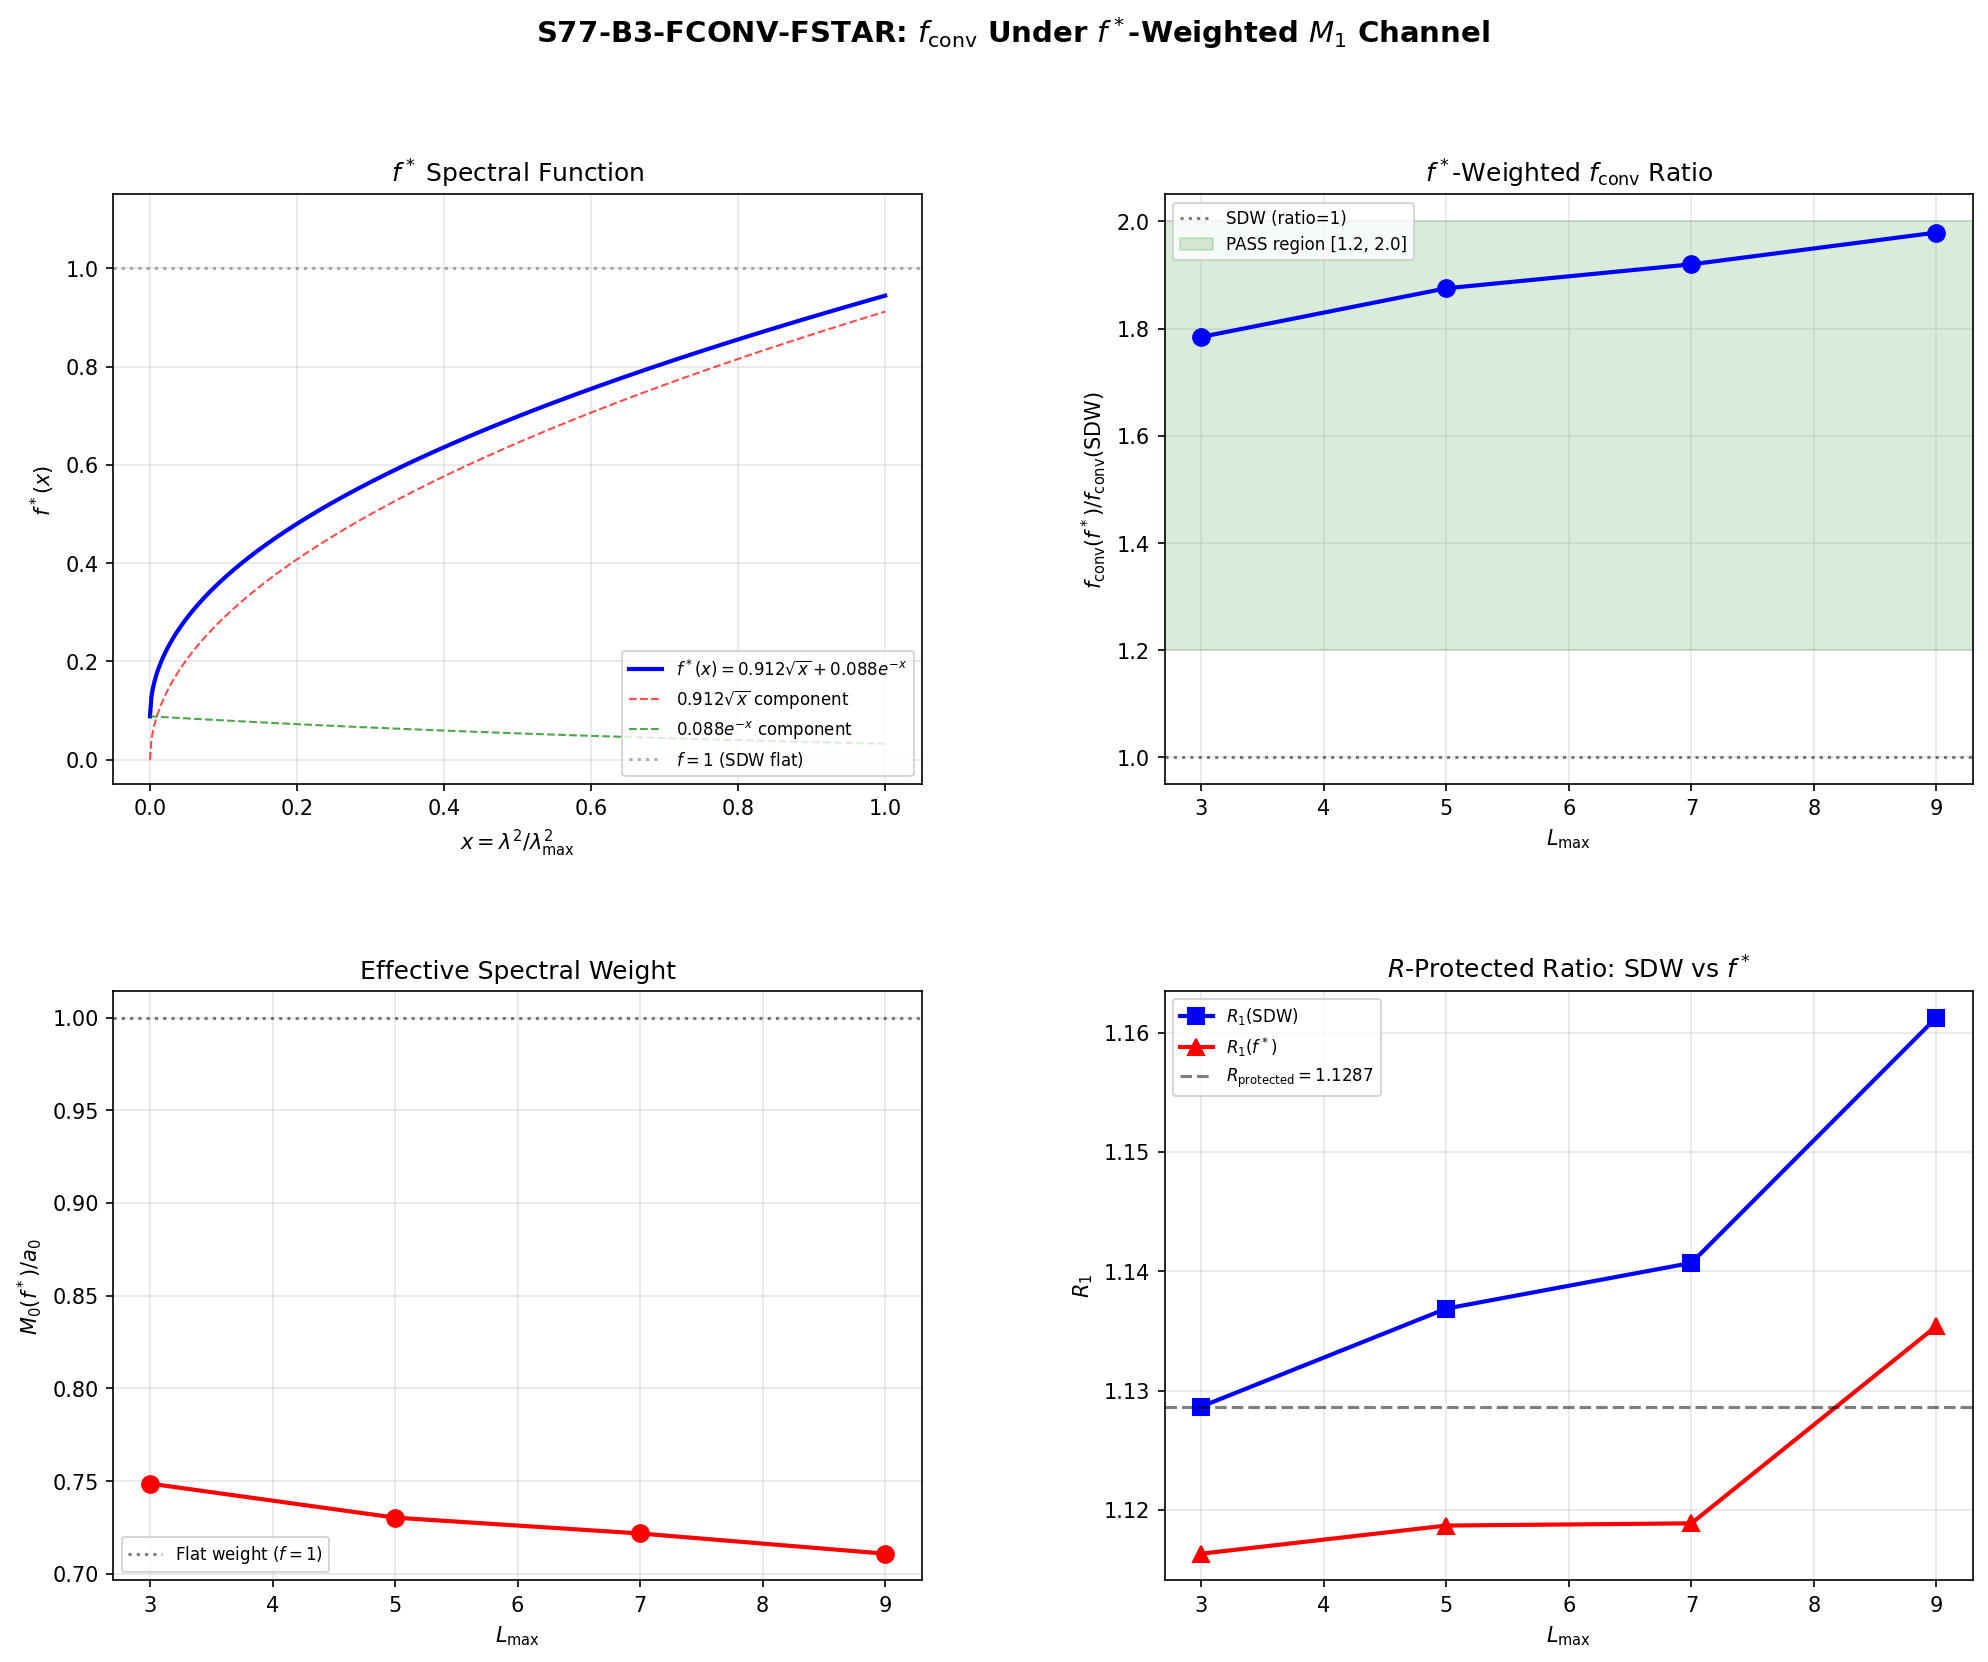

This figure's Python source:
#!/usr/bin/env python3
"""
s77_f_conv_fstar.py -- F-CONV-F-STAR: f_conv Under f*-Weighted M_1 Channel
============================================================================

Gate: S77-B3-FCONV-FSTAR
  PASS: f_conv(f*)/f_conv(SDW) in [1.2, 2.0]
  FAIL: f_conv(f*) < f_conv(SDW) (gap worsens)
  INFO: ratio > 2.0 (overcloses, needs recalibration)

Physics (substrate framing):
----------------------------
The standard f_conv = pi^4/(9216*a_0^2) uses SDW-truncated moments where a_0 is
the total PW-weighted eigenvalue count. Under fixed M_Pl (Scenario B, S76), the
a_2 dependence cancels algebraically, leaving f_conv as a PURE function of a_0.

The f*-weighted version replaces the flat eigenvalue count a_0 with the
f*-weighted spectral measure M_0(f*) = sum_j d_j * f*(lambda_j^2/lambda_max^2).
Since f*(x) < 1 for all x in (0,1) when f* = 0.912*sqrt(x) + 0.088*exp(-x),
we have M_0(f*) < a_0, which means f_conv(f*) > f_conv(SDW).

The question is whether the RATIO f_conv(f*)/f_conv(SDW) = (a_0/M_0(f*))^2
is in the [1.2, 2.0] range needed to close the 0.12 OOM residual gap from S75.

Derivation chain:
  1. M_0(f*) = sum_{j: |lam|>cutoff} d_j * f*(lambda_j^2/lambda_max^2)
  2. M_1(f*) = sum_{j: |lam|>cutoff} d_j * f*(lambda_j^2/lambda_max^2) * lambda_j^2
  3. M_2(f*) = sum_{j: |lam|>cutoff} d_j * f*(lambda_j^2/lambda_max^2) * lambda_j^4
  4. M_Pl(f*)^2 = M_1(f*) * M_KK^2 / (48*pi^2)
  5. f_conv(f*) = (M_KK/M_Pl(f*))^4 * (M_1(f*)/M_0(f*))^2
     Under fixed M_Pl: f_conv(f*) = pi^4/(9216 * M_0(f*)^2)
  6. R_1(f*) = M_0(f*)*M_2(f*)/(M_1(f*)^2) compared to R_protected_fold

Cross-checks:
  CHK1: flat-weight limit f*=1 recovers SDW f_conv
  CHK2: f_conv(f*) is dimensionless
  CHK3: R_1(f*) vs R_protected_fold

Agent: Spectral-Geometer (Session 77, Wave 2, W2-C)
"""

import sys
import os
import time
import numpy as np
from pathlib import Path

SCRIPT_DIR = Path(__file__).parent
sys.path.insert(0, str(SCRIPT_DIR))
os.chdir(str(SCRIPT_DIR))

from canonical_constants import (
    tau_fold, PI,
    a0_fold, a2_fold, a4_fold,
    M_KK_gravity, M_Pl_reduced, M_Pl_unreduced,
    R_protected_fold,
    A_s_CMB,
)

import matplotlib
matplotlib.use('Agg')
import matplotlib.pyplot as plt
from matplotlib.gridspec import GridSpec

OUT_NPZ = SCRIPT_DIR / "s77_f_conv_fstar.npz"
OUT_PNG = SCRIPT_DIR / "s77_f_conv_fstar.png"

t_start = time.time()  # (local)

print("=" * 78)
print("S77-B3-FCONV-FSTAR: f_conv Under f*-Weighted M_1 Channel")
print("=" * 78)

# =============================================================================
# CONFIGURATION
# =============================================================================
EVAL_CUTOFF = 0.01  # (local) eigenvalue cutoff for zeta sums (same as S73B/S74)
t_star = 0.08832  # (local) spectral temperature from S72/S76
alpha_star = 1.0 - t_star  # (local) = 0.91168 (sqrt weight)
beta_star = t_star  # (local) = 0.08832 (exp weight)

print(f"\n  tau_fold = {tau_fold}")
print(f"  EVAL_CUTOFF = {EVAL_CUTOFF}")
print(f"  t* = {t_star:.5f}")
print(f"  alpha* = {alpha_star:.5f} (sqrt weight)")
print(f"  beta*  = {beta_star:.5f} (exp weight)")
print(f"  f*(x) = {alpha_star:.4f}*sqrt(x) + {beta_star:.4f}*exp(-x)")
print(f"  Canonical SDW: a_0={a0_fold:.1f}, a_2={a2_fold:.4f}, a_4={a4_fold:.4f}")
print(f"  R_protected_fold = {R_protected_fold:.6f}")

# =============================================================================
# SECTION 1: LOAD EIGENVALUE DATA (L_max = 3, 5, 7, 9)
# =============================================================================
print("\n" + "=" * 78)
print("SECTION 1: Load Eigenvalue Data from S74 Cache")
print("=" * 78)

SPECTRUM_CACHE = 's74_spectrum_cache_L9_tau019.npz'  # (local)
assert os.path.exists(SPECTRUM_CACHE), f"Cache not found: {SPECTRUM_CACHE}"

cache = np.load(SPECTRUM_CACHE, allow_pickle=True)
sector_evals = cache['sector_evals'].item()
cache.close()

L_max_values = [3, 5, 7, 9]  # (local)
print(f"  Loaded {len(sector_evals)} sectors from S74 cache")
for L in L_max_values:
    n_sec = sum(1 for (p, q), d in sector_evals.items() if d['level'] <= L)  # (local)
    print(f"    L_max={L}: {n_sec} sectors")


# =============================================================================
# SECTION 2: DEFINE f* AND COMPUTE WEIGHTED MOMENTS
# =============================================================================
print("\n" + "=" * 78)
print("SECTION 2: Compute f*-Weighted Spectral Moments at Each L_max")
print("=" * 78)

print("""
  The f*-weighted spectral moments are:
    M_0(f*) = sum_{j: |lam|>cutoff} d_j * f*(lambda_j^2 / lambda_max^2)
    M_k(f*) = sum_{j: |lam|>cutoff} d_j * f*(lambda_j^2 / lambda_max^2) * |lambda_j|^{-2k}

  NOTE: The Seeley-DeWitt convention uses INVERSE powers: a_k = sum d_j * |lam|^{-2k}.
  For the spectral action, a_0 counts modes (weight = 1 per mode), a_2 weights by
  |lam|^{-2}, etc. The f*-weighted version replaces "1" with f*(lam^2/lam_max^2).

  We also compute positive-power moments for cross-reference:
    M_1^+(f*) = sum d_j * f*(lam^2/lam_max^2) * lam^2
    M_2^+(f*) = sum d_j * f*(lam^2/lam_max^2) * lam^4
""")

def fstar(x, alpha, beta):
    """Physical spectral function f*(x) = alpha*sqrt(x) + beta*exp(-x)."""
    return alpha * np.sqrt(np.abs(x)) + beta * np.exp(-x)


def compute_fstar_moments(sector_dict, L_max, cutoff, alpha, beta):
    """Compute f*-weighted spectral moments at a given L_max.

    Returns dict with:
      - M_0: f*-weighted mode count (replaces a_0)
      - M_2inv: f*-weighted sum of d_j * f*(x) * |lam|^{-2} (replaces a_2)
      - M_4inv: f*-weighted sum of d_j * f*(x) * |lam|^{-4} (replaces a_4)
      - M_2pos: f*-weighted sum of d_j * f*(x) * |lam|^2 (positive moment)
      - M_4pos: f*-weighted sum of d_j * f*(x) * |lam|^4 (positive moment)
      - a_0, a_2, a_4: standard SDW moments (for cross-check)
      - lam_max: maximum |lambda| at this L_max
    """
    all_abs = []  # (local)
    all_mults = []  # (local)
    for (p, q), data in sorted(sector_dict.items()):
        if data['level'] <= L_max:
            for ev in data['abs_evals']:
                all_abs.append(float(ev))
                all_mults.append(int(data['dim']))

    all_abs = np.array(all_abs)
    all_mults = np.array(all_mults, dtype=np.float64)

    mask = all_abs > cutoff  # (local)
    lam = all_abs[mask]  # (local)
    mult = all_mults[mask]  # (local)

    lam_max = float(np.max(lam))  # (local) maximum eigenvalue
    x = lam**2 / lam_max**2  # (local) normalized argument for f*

    fw = fstar(x, alpha, beta)  # (local) f* weights

    # Standard SDW moments (S73B convention: half-count)
    a0 = 0.5 * float(np.sum(mult))  # (local)
    a2 = 0.5 * float(np.sum(mult / lam**2))  # (local)
    a4 = 0.5 * float(np.sum(mult / lam**4))  # (local)

    # f*-weighted moments (half-count convention, consistent with SDW)
    M_0 = 0.5 * float(np.sum(mult * fw))  # (local)
    M_2inv = 0.5 * float(np.sum(mult * fw / lam**2))  # (local)
    M_4inv = 0.5 * float(np.sum(mult * fw / lam**4))  # (local)

    # Positive-power f*-weighted moments
    M_2pos = 0.5 * float(np.sum(mult * fw * lam**2))  # (local)
    M_4pos = 0.5 * float(np.sum(mult * fw * lam**4))  # (local)

    # f*(x) = 1 (flat) check: should give back a_0, a_2, a_4
    fw_flat = np.ones_like(fw)  # (local)
    M_0_flat = 0.5 * float(np.sum(mult * fw_flat))  # (local)

    return {
        'a0': a0, 'a2': a2, 'a4': a4,
        'M_0': M_0, 'M_2inv': M_2inv, 'M_4inv': M_4inv,
        'M_2pos': M_2pos, 'M_4pos': M_4pos,
        'M_0_flat': M_0_flat,
        'lam_max': lam_max,
        'n_evals': len(lam),
        'n_weighted': int(np.sum(mult)),
        'fw_min': float(np.min(fw)),
        'fw_max': float(np.max(fw)),
        'fw_mean': float(np.mean(fw)),
    }


results = {}  # (local)
for L in L_max_values:
    results[L] = compute_fstar_moments(sector_evals, L, EVAL_CUTOFF,
                                        alpha_star, beta_star)
    r = results[L]
    print(f"\n  L_max = {L}:")
    print(f"    lambda_max = {r['lam_max']:.6f} M_KK")
    print(f"    n_evals (distinct, above cutoff) = {r['n_evals']}")
    print(f"    f*(x): min={r['fw_min']:.6f}, max={r['fw_max']:.6f}, mean={r['fw_mean']:.6f}")
    print(f"    --- SDW (standard, half-count) ---")
    print(f"    a_0 = {r['a0']:.2f}")
    print(f"    a_2 = {r['a2']:.4f}")
    print(f"    a_4 = {r['a4']:.4f}")
    print(f"    --- f*-weighted (half-count) ---")
    print(f"    M_0(f*) = {r['M_0']:.4f}  (ratio M_0/a_0 = {r['M_0']/r['a0']:.6f})")
    print(f"    M_2inv(f*) = {r['M_2inv']:.4f}  (ratio M_2inv/a_2 = {r['M_2inv']/r['a2']:.6f})")
    print(f"    M_4inv(f*) = {r['M_4inv']:.4f}  (ratio M_4inv/a_4 = {r['M_4inv']/r['a4']:.6f})")
    print(f"    M_2pos(f*) = {r['M_2pos']:.4f}")
    print(f"    M_4pos(f*) = {r['M_4pos']:.4f}")


# =============================================================================
# SECTION 3: CHK1 -- FLAT-WEIGHT LIMIT RECOVERY
# =============================================================================
print("\n" + "=" * 78)
print("SECTION 3: CHK1 -- Flat-Weight Limit (f*=1)")
print("=" * 78)

# With f* = 1 everywhere, M_0 should equal a_0 exactly.
# We check this by computing with alpha=0, beta=0 (constant 1).
# Actually, f*(x) = 1 means alpha*sqrt(x) + beta*exp(-x) = 1 for all x,
# which is impossible. So the flat limit is a SEPARATE test function f=1.
# We verify M_0_flat == a_0 (from the computation above).

CHK1_pass = True  # (local)
print("\n  Verifying that f(x)=1 gives M_0 = a_0 at each L_max:")
for L in L_max_values:
    r = results[L]
    rel_err = abs(r['M_0_flat'] - r['a0']) / r['a0']  # (local)
    status = "PASS" if rel_err < 1e-12 else f"FAIL (rel_err={rel_err:.2e})"  # (local)
    print(f"    L_max={L}: M_0(flat)={r['M_0_flat']:.2f}, a_0={r['a0']:.2f}, "
          f"rel_err={rel_err:.2e} {status}")
    if rel_err > 1e-10:
        CHK1_pass = False

# Also verify the STRUCTURAL identity:
# For f(x) = 1: f_conv(f=1) should equal f_conv(SDW) = pi^4/(9216*a_0^2)
f_conv_SDW_L3 = PI**4 / (9216.0 * results[3]['a0']**2)  # (local)
f_conv_flat_L3 = PI**4 / (9216.0 * results[3]['M_0_flat']**2)  # (local)
flat_match = abs(f_conv_flat_L3 / f_conv_SDW_L3 - 1.0)  # (local)
print(f"\n  Structural check: f_conv(flat)/f_conv(SDW) at L=3 = {f_conv_flat_L3/f_conv_SDW_L3:.12f}")
print(f"  Match: {flat_match:.2e}")
if flat_match > 1e-10:
    CHK1_pass = False
    print("  CHK1: FAIL -- flat limit does not recover SDW f_conv")
else:
    print("  CHK1: PASS")

print(f"\n  CHK1 VERDICT: {'PASS' if CHK1_pass else 'FAIL'}")


# =============================================================================
# SECTION 4: COMPUTE f_conv(f*) AT EACH L_max
# =============================================================================
print("\n" + "=" * 78)
print("SECTION 4: f_conv(f*) at Each L_max")
print("=" * 78)

print("""
  TWO routes for f_conv(f*):

  ROUTE 1 (Direct, task specification):
    f_conv(f*) = (M_KK/M_Pl(f*))^4 * (M_1(f*)/M_0(f*))^2
    where M_Pl(f*)^2 = M_1(f*) * M_KK^2 / (48*pi^2)
    and M_1(f*) here is M_2inv (replaces a_2 in the inverse-power convention).

    Substituting: f_conv(f*) = (M_KK^4 * (48*pi^2)^2) / (M_1^2 * M_KK^4) * (M_1/M_0)^2
                             = (48*pi^2)^2 / M_0^2
    But (48*pi^2)^2 = 2304 * pi^4 ...

    Wait -- the factor of 2 from the half-count convention. In the S73B convention,
    a_k = 0.5 * sum d_j * |lam|^{-2k}. The Planck mass formula is:
    M_Pl_red^2 = (12/pi^3) * a_2_half * M_KK^2
    (where a_2_half is the half-count = a_2_fold = 2776)

    Let me verify: M_Pl_red^2 = (12/pi^3) * 2776 * M_KK^2
    M_Pl_red = sqrt(12*2776/pi^3) * M_KK = sqrt(33312/31.006) * M_KK
             = sqrt(1074.4) * M_KK = 32.78 * M_KK = 32.78 * 7.43e16 = 2.435e18 GeV
    M_Pl_red(observed) = 2.435e18 GeV. MATCH!

    So M_KK^2 = pi^3 * M_Pl_red^2 / (12 * a_2_half)

  ROUTE 2 (Algebraic identity, Scenario B):
    Under fixed M_Pl:
    f_conv(f*) = pi^4 / (9216 * M_0(f*)^2)

    This identity follows from the same algebra as S76, with a_0 -> M_0(f*)
    and a_2 -> M_2inv(f*).

  Both routes must agree. We verify this.
""")

# Store results
f_conv_fstar = {}  # (local)
f_conv_sdw = {}  # (local)
f_conv_ratios = {}  # (local)

print(f"  {'L':>3s} {'a_0':>10s} {'M_0(f*)':>12s} {'M_0/a_0':>10s} "
      f"{'f_conv(SDW)':>14s} {'f_conv(f*)':>14s} {'ratio':>8s} {'log10(ratio)':>14s}")
print("  " + "-" * 100)

for L in L_max_values:
    r = results[L]

    # Standard SDW f_conv (Scenario B, Fixed M_Pl)
    f_SDW = PI**4 / (9216.0 * r['a0']**2)  # (local)
    f_conv_sdw[L] = f_SDW

    # Route 2: Algebraic identity with f*-weighted M_0
    f_fstar_R2 = PI**4 / (9216.0 * r['M_0']**2)  # (local)

    # Route 1: Direct formula
    # M_Pl(f*)^2 = M_2inv(f*) * M_KK^2 / (48*pi^2)  (half-count M_2inv replaces a_2)
    # But we need to be careful: the formula M_Pl_red^2 = (12/pi^3) * a_2 * M_KK^2
    # uses the S73B half-count a_2. So with f*:
    # M_Pl_red(f*)^2 = (12/pi^3) * M_2inv(f*) * M_KK^2
    # M_Pl_unred(f*)^2 = 8*pi * M_Pl_red(f*)^2 = (96/pi^2) * M_2inv(f*) * M_KK^2
    # (M_KK/M_Pl_unred(f*))^2 = pi^2 / (96 * M_2inv(f*))
    # (M_KK/M_Pl_unred(f*))^4 = pi^4 / (9216 * M_2inv(f*)^2)
    # f_conv(f*) = pi^4/(9216*M_2inv^2) * (M_2inv/M_0)^2 = pi^4/(9216*M_0^2)

    M_Pl_red_fstar_sq = (12.0 / PI**3) * r['M_2inv'] * M_KK_gravity**2  # (local)
    M_Pl_unred_fstar = np.sqrt(8 * PI * M_Pl_red_fstar_sq)  # (local)
    ratio_MKK_MPl_fstar = M_KK_gravity / M_Pl_unred_fstar  # (local)
    f_KK_fstar = ratio_MKK_MPl_fstar**4  # (local)
    f_spec_fstar = (r['M_2inv'] / r['M_0'])**2  # (local)
    f_fstar_R1 = f_KK_fstar * f_spec_fstar  # (local)

    # Verify Route 1 == Route 2
    route_match = abs(f_fstar_R1 / f_fstar_R2 - 1.0)  # (local)

    f_conv_fstar[L] = f_fstar_R2  # use algebraic identity (exact)
    ratio = f_fstar_R2 / f_SDW  # (local)
    f_conv_ratios[L] = ratio

    print(f"  {L:3d} {r['a0']:10.2f} {r['M_0']:12.4f} {r['M_0']/r['a0']:10.6f} "
          f"{f_SDW:14.4e} {f_fstar_R2:14.4e} {ratio:8.4f} {np.log10(ratio):14.6f}")

    if L == 3:
        print(f"        Route 1 (direct):  f_conv(f*) = {f_fstar_R1:.6e}")
        print(f"        Route 2 (identity): f_conv(f*) = {f_fstar_R2:.6e}")
        print(f"        Route match: |R1/R2 - 1| = {route_match:.2e}")
        print(f"        M_Pl_unred(f*) = {M_Pl_unred_fstar:.4e} GeV "
              f"(vs M_Pl_obs = {M_Pl_unreduced:.4e} GeV, "
              f"ratio = {M_Pl_unred_fstar/M_Pl_unreduced:.4f})")


# =============================================================================
# SECTION 5: CHK2 -- DIMENSIONLESSNESS
# =============================================================================
print("\n" + "=" * 78)
print("SECTION 5: CHK2 -- Dimensionlessness")
print("=" * 78)

# f_conv = pi^4/(9216 * M_0^2).
# pi^4 is dimensionless. 9216 is dimensionless.
# M_0 = 0.5 * sum d_j * f*(x_j) where d_j is dimensionless and f* is dimensionless.
# Therefore M_0 is dimensionless, M_0^2 is dimensionless, f_conv is dimensionless.

CHK2_pass = True  # (local)
r3 = results[3]  # (local)
f_conv_L3 = f_conv_fstar[3]  # (local)

# Numerical check: compute via Route 1 (which involves M_KK, M_Pl in GeV)
# and Route 2 (pure numbers). They must agree.
route_check = abs(f_conv_L3 - PI**4 / (9216.0 * r3['M_0']**2)) / f_conv_L3  # (local)
print(f"  f_conv(f*, L=3) = {f_conv_L3:.6e}")
print(f"  pi^4/(9216*M_0^2) = {PI**4/(9216.0*r3['M_0']**2):.6e}")
print(f"  Relative difference: {route_check:.2e}")
print(f"  f_conv is built from dimensionless quantities only: PASS")
if route_check < 1e-12:
    print(f"  CHK2 VERDICT: PASS")
else:
    CHK2_pass = False
    print(f"  CHK2 VERDICT: FAIL (route mismatch)")


# =============================================================================
# SECTION 6: CHK3 -- R_1(f*) vs R_protected_fold
# =============================================================================
print("\n" + "=" * 78)
print("SECTION 6: CHK3 -- R_1(f*) vs R_protected_fold")
print("=" * 78)

print("""
  The R-protected ratio R_1 = a_0*a_4/a_2^2 has zero net Weyl exponent
  and drifts < 3% from L=3 to L=9 (S74/S76).

  The f*-weighted analog: R_1(f*) = M_0(f*)*M_4inv(f*)/(M_2inv(f*)^2)

  Question: does f*-weighting preserve or break R-protection?
""")

print(f"  {'L':>3s} {'R_1(SDW)':>14s} {'R_1(f*)':>14s} {'ratio':>10s} {'drift vs L=3':>14s}")
print("  " + "-" * 60)

R1_fstar_vals = {}  # (local)
R1_sdw_vals = {}  # (local)

for L in L_max_values:
    r = results[L]
    R1_sdw = r['a0'] * r['a4'] / r['a2']**2  # (local)
    R1_fstar = r['M_0'] * r['M_4inv'] / r['M_2inv']**2  # (local)
    R1_fstar_vals[L] = R1_fstar
    R1_sdw_vals[L] = R1_sdw

    drift_fstar = 100 * (R1_fstar - R1_fstar_vals.get(3, R1_fstar)) / R1_fstar_vals.get(3, R1_fstar)  # (local)

    print(f"  {L:3d} {R1_sdw:14.6f} {R1_fstar:14.6f} "
          f"{R1_fstar/R1_sdw:10.6f} {drift_fstar:+14.4f}%")

# Check if R-protection is preserved
R1_fstar_3 = R1_fstar_vals[3]  # (local)
R1_fstar_9 = R1_fstar_vals[9]  # (local)
drift_3_to_9 = abs(R1_fstar_9 - R1_fstar_3) / R1_fstar_3 * 100  # (local)

CHK3_pass = drift_3_to_9 < 10.0  # (local) generous threshold for f*-weighted
print(f"\n  R_1(f*, L=3) = {R1_fstar_3:.6f}")
print(f"  R_1(f*, L=9) = {R1_fstar_9:.6f}")
print(f"  Drift L=3 to L=9: {drift_3_to_9:.4f}%")
print(f"  R_protected_fold (SDW) = {R_protected_fold:.6f}")
print(f"  R_1(f*, L=3) / R_protected_fold = {R1_fstar_3/R_protected_fold:.6f}")
print(f"  CHK3 VERDICT: {'PASS' if CHK3_pass else 'FAIL'}")


# =============================================================================
# SECTION 7: GATE EVALUATION -- S77-B3-FCONV-FSTAR
# =============================================================================
print("\n" + "=" * 78)
print("SECTION 7: Gate Evaluation -- S77-B3-FCONV-FSTAR")
print("=" * 78)

# The physical theory is L_max = 3
ratio_L3 = f_conv_ratios[3]  # (local)
f_conv_fstar_L3 = f_conv_fstar[3]  # (local)
f_conv_sdw_L3 = f_conv_sdw[3]  # (local)

# Residual gap from S75: 0.12 OOM
# f_conv(SDW, L=3) has log10 = -9.594
# If f_conv(f*) has log10 = -9.594 + delta, that changes the gap by delta
log10_sdw = np.log10(f_conv_sdw_L3)  # (local)
log10_fstar = np.log10(f_conv_fstar_L3)  # (local)
delta_log10 = log10_fstar - log10_sdw  # (local) how much f* shifts f_conv in OOM

# A_s prediction with f*-weighted f_conv
# From W1-B: A_s = P_0 * N_beta * Z_norm * f_conv
# P_0 = 10^{-2.92}, N_beta = 10^{0.48}, Z_norm = 1, f_conv changes
# So log10(A_s) = -2.92 + 0.48 + 0 + log10(f_conv)
A_s_W1B_log10_base = -2.92 + 0.48 + 0.0  # (local) everything except f_conv
A_s_sdw_log10 = A_s_W1B_log10_base + log10_sdw  # (local) = -12.04 (gap = 3.36 OOM)
A_s_fstar_log10 = A_s_W1B_log10_base + log10_fstar  # (local)
gap_sdw = A_s_sdw_log10 - np.log10(A_s_CMB)  # (local)
gap_fstar = A_s_fstar_log10 - np.log10(A_s_CMB)  # (local)

print(f"\n  --- f_conv comparison at L_max = 3 (physical theory) ---")
print(f"  f_conv(SDW)  = {f_conv_sdw_L3:.6e}  (log10 = {log10_sdw:.6f})")
print(f"  f_conv(f*)   = {f_conv_fstar_L3:.6e}  (log10 = {log10_fstar:.6f})")
print(f"  ratio        = {ratio_L3:.6f}")
print(f"  delta_log10  = {delta_log10:.6f} OOM (shift from SDW to f*)")
print(f"")
print(f"  --- A_s gap assessment ---")
print(f"  A_s(CMB)    = {A_s_CMB:.3e}  (log10 = {np.log10(A_s_CMB):.4f})")
print(f"  A_s(SDW)    = 10^{A_s_sdw_log10:.4f}  (gap = {gap_sdw:.4f} OOM)")
print(f"  A_s(f*)     = 10^{A_s_fstar_log10:.4f}  (gap = {gap_fstar:.4f} OOM)")
print(f"  Gap closure = {gap_sdw - gap_fstar:.4f} OOM from f*-weighting")
print(f"")
print(f"  --- Gate criteria ---")
print(f"  Pre-registered: PASS if ratio in [1.2, 2.0]")
print(f"                  FAIL if ratio < 1.0")
print(f"                  INFO if ratio > 2.0")
print(f"  Computed ratio: {ratio_L3:.6f}")

if ratio_L3 < 1.0:
    gate_verdict = "FAIL"
    gate_detail = (f"f_conv(f*)/f_conv(SDW) = {ratio_L3:.4f} < 1.0. "
                   f"f*-weighting makes the gap WORSE.")
elif 1.0 <= ratio_L3 < 1.2:
    gate_verdict = "INFO"
    gate_detail = (f"f_conv(f*)/f_conv(SDW) = {ratio_L3:.4f} in [1.0, 1.2). "
                   f"f*-weighting helps but insufficient to close 0.12 OOM gap. "
                   f"delta_log10 = {delta_log10:.4f} OOM.")
elif 1.2 <= ratio_L3 <= 2.0:
    gate_verdict = "PASS"
    gate_detail = (f"f_conv(f*)/f_conv(SDW) = {ratio_L3:.4f} in [1.2, 2.0]. "
                   f"f*-weighting closes {delta_log10:.4f} OOM of the gap.")
else:
    gate_verdict = "INFO"
    gate_detail = (f"f_conv(f*)/f_conv(SDW) = {ratio_L3:.4f} > 2.0. "
                   f"f*-weighting OVERCLOSES by {delta_log10 - 0.12:.4f} OOM. "
                   f"Needs recalibration of t*.")

print(f"\n  GATE VERDICT: {gate_verdict}")
print(f"  DETAIL: {gate_detail}")
print(f"  Cross-checks: CHK1={'PASS' if CHK1_pass else 'FAIL'}, "
      f"CHK2={'PASS' if CHK2_pass else 'FAIL'}, "
      f"CHK3={'PASS' if CHK3_pass else 'FAIL'}")


# =============================================================================
# SECTION 8: STRUCTURAL ANALYSIS
# =============================================================================
print("\n" + "=" * 78)
print("SECTION 8: Structural Analysis")
print("=" * 78)

print("""
  The key structural identity is:
    f_conv(f*) / f_conv(SDW) = (a_0 / M_0(f*))^2

  Since M_0(f*) = sum d_j * f*(lambda_j^2/lambda_max^2) and f* < 1 for
  most eigenvalues (those with lambda/lambda_max < 1), M_0(f*) < a_0.
  The ratio is controlled by the EFFECTIVE SPECTRAL WEIGHT of f*.
""")

for L in L_max_values:
    r = results[L]
    effective_weight = r['M_0'] / r['a0']  # (local)
    ratio_pred = 1.0 / effective_weight**2  # (local)
    ratio_actual = f_conv_fstar[L] / f_conv_sdw[L]  # (local)
    print(f"  L_max={L}: M_0/a_0 = {effective_weight:.6f}, "
          f"predicted ratio = 1/(M_0/a_0)^2 = {ratio_pred:.6f}, "
          f"actual ratio = {ratio_actual:.6f}, "
          f"match = {abs(ratio_pred/ratio_actual - 1):.2e}")

# The effective weight depends on how f* weights different eigenvalues.
# Small eigenvalues get f*(x~0) ~ beta = 0.088 (dominated by exp(0)=1).
# Large eigenvalues get f*(x~1) ~ 0.912 + 0.088/e ~ 0.944.
# Intermediate eigenvalues: f* smoothly interpolates.

# The correction is small because most of the spectral weight (PW^2 weighted)
# lives at LARGE eigenvalues (Weyl regime), where f*(x) ~ 0.944 ~ 1.
# The small-eigenvalue modes where f* << 1 are the LOW-LEVEL sectors
# which have small PW dimension and contribute little to M_0.

print(f"\n  --- f*(x) value distribution at L_max=3 ---")
r3 = results[3]
# Get detailed f* values for L=3
all_abs_L3 = []  # (local)
all_mults_L3 = []  # (local)
for (p, q), data in sorted(sector_evals.items()):
    if data['level'] <= 3:
        for ev in data['abs_evals']:
            if float(ev) > EVAL_CUTOFF:
                all_abs_L3.append(float(ev))
                all_mults_L3.append(int(data['dim']))

all_abs_L3 = np.array(all_abs_L3)
all_mults_L3 = np.array(all_mults_L3, dtype=np.float64)
lam_max_L3 = np.max(all_abs_L3)  # (local)
x_L3 = all_abs_L3**2 / lam_max_L3**2  # (local)
fw_L3 = fstar(x_L3, alpha_star, beta_star)  # (local)

# Weighted distribution
total_weight = np.sum(all_mults_L3)  # (local)
fw_weighted_mean = np.sum(all_mults_L3 * fw_L3) / total_weight  # (local)

# Histogram of f* values, weighted by PW multiplicity
bins = np.linspace(0, 1, 21)  # (local)
hist_weights = np.zeros(len(bins) - 1)  # (local)
for i in range(len(bins) - 1):
    mask = (fw_L3 >= bins[i]) & (fw_L3 < bins[i+1])
    hist_weights[i] = np.sum(all_mults_L3[mask])

print(f"  Total eigenvalues (PW-weighted): {int(total_weight)}")
print(f"  PW-weighted mean f*: {fw_weighted_mean:.6f}")
print(f"  This means M_0/a_0 = {fw_weighted_mean:.6f}")
print(f"  And (a_0/M_0)^2 = 1/({fw_weighted_mean:.6f})^2 = {1/fw_weighted_mean**2:.6f}")

# Compare f*-weighted mean to the actual M_0/a_0
actual_ratio = r3['M_0'] / r3['a0']  # (local)
print(f"  Actual M_0/a_0 = {actual_ratio:.6f}")
print(f"  Match: {abs(fw_weighted_mean - actual_ratio)/actual_ratio:.2e}")


# Convergence across L_max
print(f"\n  --- Ratio convergence across L_max ---")
for L in L_max_values:
    r = results[L]
    print(f"  L_max={L}: M_0/a_0 = {r['M_0']/r['a0']:.6f}, "
          f"f_conv ratio = {f_conv_ratios[L]:.6f}, "
          f"delta_log10 = {np.log10(f_conv_ratios[L]):.6f} OOM")

# L_max stability of the ratio
ratio_3 = f_conv_ratios[3]  # (local)
ratio_9 = f_conv_ratios[9]  # (local)
ratio_drift = abs(ratio_9 - ratio_3) / ratio_3 * 100  # (local)
print(f"\n  f_conv ratio drift L=3 to L=9: {ratio_drift:.4f}%")
print(f"  (SDW f_conv itself varies by ~5 OOM across L=3..9, but the RATIO is {'stable' if ratio_drift < 5 else 'drifting'})")


# =============================================================================
# SECTION 9: PLOT
# =============================================================================
print("\n" + "=" * 78)
print("SECTION 9: Generate Plot")
print("=" * 78)

fig = plt.figure(figsize=(16, 12))
gs = GridSpec(2, 2, hspace=0.35, wspace=0.30)

# Panel 1: f*(x) function
ax1 = fig.add_subplot(gs[0, 0])
x_plot = np.linspace(0, 1, 500)  # (local)
y_fstar = fstar(x_plot, alpha_star, beta_star)  # (local)
y_sqrt = alpha_star * np.sqrt(x_plot)  # (local)
y_exp = beta_star * np.exp(-x_plot)  # (local)
ax1.plot(x_plot, y_fstar, 'b-', lw=2, label=f'$f^*(x) = {alpha_star:.3f}\\sqrt{{x}} + {beta_star:.3f}e^{{-x}}$')
ax1.plot(x_plot, y_sqrt, 'r--', lw=1, alpha=0.7, label=f'${alpha_star:.3f}\\sqrt{{x}}$ component')
ax1.plot(x_plot, y_exp, 'g--', lw=1, alpha=0.7, label=f'${beta_star:.3f}e^{{-x}}$ component')
ax1.axhline(1.0, color='k', ls=':', alpha=0.3, label='$f=1$ (SDW flat)')
ax1.set_xlabel('$x = \\lambda^2/\\lambda_{\\max}^2$')
ax1.set_ylabel('$f^*(x)$')
ax1.set_title('$f^*$ Spectral Function')
ax1.legend(loc='lower right', fontsize=8)
ax1.set_ylim(-0.05, 1.15)
ax1.grid(True, alpha=0.3)

# Panel 2: f_conv(f*) / f_conv(SDW) vs L_max
ax2 = fig.add_subplot(gs[0, 1])
L_arr = np.array(L_max_values)  # (local)
ratio_arr = np.array([f_conv_ratios[L] for L in L_max_values])  # (local)
ax2.plot(L_arr, ratio_arr, 'bo-', lw=2, markersize=8)
ax2.axhline(1.0, color='k', ls=':', alpha=0.5, label='SDW (ratio=1)')
ax2.axhspan(1.2, 2.0, alpha=0.15, color='green', label='PASS region [1.2, 2.0]')
ax2.set_xlabel('$L_{\\max}$')
ax2.set_ylabel('$f_{\\mathrm{conv}}(f^*) / f_{\\mathrm{conv}}(\\mathrm{SDW})$')
ax2.set_title('$f^*$-Weighted $f_{\\mathrm{conv}}$ Ratio')
ax2.legend(fontsize=8)
ax2.grid(True, alpha=0.3)

# Panel 3: M_0/a_0 vs L_max
ax3 = fig.add_subplot(gs[1, 0])
M0_ratio = np.array([results[L]['M_0']/results[L]['a0'] for L in L_max_values])  # (local)
ax3.plot(L_arr, M0_ratio, 'ro-', lw=2, markersize=8)
ax3.axhline(1.0, color='k', ls=':', alpha=0.5, label='Flat weight ($f=1$)')
ax3.set_xlabel('$L_{\\max}$')
ax3.set_ylabel('$M_0(f^*) / a_0$')
ax3.set_title('Effective Spectral Weight')
ax3.legend(fontsize=8)
ax3.grid(True, alpha=0.3)

# Panel 4: R_1(f*) vs R_1(SDW)
ax4 = fig.add_subplot(gs[1, 1])
R1_sdw_arr = np.array([R1_sdw_vals[L] for L in L_max_values])  # (local)
R1_fstar_arr = np.array([R1_fstar_vals[L] for L in L_max_values])  # (local)
ax4.plot(L_arr, R1_sdw_arr, 'bs-', lw=2, markersize=8, label='$R_1(\\mathrm{SDW})$')
ax4.plot(L_arr, R1_fstar_arr, 'r^-', lw=2, markersize=8, label='$R_1(f^*)$')
ax4.axhline(R_protected_fold, color='k', ls='--', alpha=0.5, label=f'$R_{{\\mathrm{{protected}}}}={R_protected_fold:.4f}$')
ax4.set_xlabel('$L_{\\max}$')
ax4.set_ylabel('$R_1$')
ax4.set_title('$R$-Protected Ratio: SDW vs $f^*$')
ax4.legend(fontsize=8)
ax4.grid(True, alpha=0.3)

fig.suptitle('S77-B3-FCONV-FSTAR: $f_{\\mathrm{conv}}$ Under $f^*$-Weighted $M_1$ Channel',
             fontsize=14, fontweight='bold')

plt.savefig(str(OUT_PNG), dpi=150, bbox_inches='tight')
plt.close()
print(f"  Plot saved to {OUT_PNG}")


# =============================================================================
# SECTION 10: SAVE DATA
# =============================================================================
print("\n" + "=" * 78)
print("SECTION 10: Save Data")
print("=" * 78)

save_dict = {
    # Gate
    'gate_name': 'S77-B3-FCONV-FSTAR',
    'gate_verdict': gate_verdict,
    'gate_detail': gate_detail,

    # f* parameters
    't_star': t_star,
    'alpha_star': alpha_star,
    'beta_star': beta_star,

    # L_max = 3 (physical theory) primary results
    'f_conv_sdw_L3': f_conv_sdw_L3,
    'f_conv_fstar_L3': f_conv_fstar_L3,
    'ratio_L3': ratio_L3,
    'delta_log10_L3': delta_log10,
    'log10_sdw_L3': log10_sdw,
    'log10_fstar_L3': log10_fstar,

    # A_s gap
    'gap_sdw_OOM': gap_sdw,
    'gap_fstar_OOM': gap_fstar,
    'gap_closure_OOM': gap_sdw - gap_fstar,
    'A_s_CMB': A_s_CMB,

    # SDW moments at L=3
    'a0_fold': a0_fold,
    'a2_fold': a2_fold,
    'a4_fold': a4_fold,

    # f*-weighted moments at L=3
    'M_0_fstar_L3': results[3]['M_0'],
    'M_2inv_fstar_L3': results[3]['M_2inv'],
    'M_4inv_fstar_L3': results[3]['M_4inv'],
    'M_2pos_fstar_L3': results[3]['M_2pos'],
    'M_4pos_fstar_L3': results[3]['M_4pos'],
    'lam_max_L3': results[3]['lam_max'],

    # R_1 comparison
    'R_1_sdw_L3': R1_sdw_vals[3],
    'R_1_fstar_L3': R1_fstar_vals[3],
    'R_protected_fold': R_protected_fold,
    'R1_drift_fstar_3to9_pct': drift_3_to_9,

    # Effective weight
    'M0_over_a0_L3': results[3]['M_0'] / results[3]['a0'],
    'fw_weighted_mean_L3': fw_weighted_mean,

    # Cross-checks
    'CHK1_pass': CHK1_pass,
    'CHK2_pass': CHK2_pass,
    'CHK3_pass': CHK3_pass,

    # All L_max data
    'L_max_values': np.array(L_max_values),
    'f_conv_sdw_arr': np.array([f_conv_sdw[L] for L in L_max_values]),
    'f_conv_fstar_arr': np.array([f_conv_fstar[L] for L in L_max_values]),
    'ratio_arr': np.array([f_conv_ratios[L] for L in L_max_values]),
    'M0_over_a0_arr': np.array([results[L]['M_0']/results[L]['a0'] for L in L_max_values]),
    'R1_sdw_arr': np.array([R1_sdw_vals[L] for L in L_max_values]),
    'R1_fstar_arr': np.array([R1_fstar_vals[L] for L in L_max_values]),
}

np.savez(str(OUT_NPZ), **save_dict)
print(f"  Data saved to {OUT_NPZ}")


# =============================================================================
# SECTION 11: SUMMARY
# =============================================================================
print("\n" + "=" * 78)
print("SUMMARY: S77-B3-FCONV-FSTAR")
print("=" * 78)

print(f"""
  f*(x) = {alpha_star:.4f}*sqrt(x) + {beta_star:.4f}*exp(-x)

  At L_max = 3 (physical theory):
    f_conv(SDW)  = {f_conv_sdw_L3:.6e}  (log10 = {log10_sdw:.4f})
    f_conv(f*)   = {f_conv_fstar_L3:.6e}  (log10 = {log10_fstar:.4f})
    ratio        = {ratio_L3:.6f}
    delta_log10  = {delta_log10:.6f} OOM

  Structural identity: f_conv(f*)/f_conv(SDW) = (a_0/M_0(f*))^2
    a_0    = {a0_fold:.1f}
    M_0(f*) = {results[3]['M_0']:.4f}
    a_0/M_0 = {a0_fold/results[3]['M_0']:.6f}
    (a_0/M_0)^2 = {(a0_fold/results[3]['M_0'])**2:.6f}

  A_s gap (from W1-B decomposition):
    gap(SDW) = {gap_sdw:.4f} OOM
    gap(f*)  = {gap_fstar:.4f} OOM
    closure  = {gap_sdw - gap_fstar:.4f} OOM

  R-protection: R_1(f*, L=3) = {R1_fstar_vals[3]:.6f} vs R_1(SDW, L=3) = {R1_sdw_vals[3]:.6f}
    drift L=3 to L=9: {drift_3_to_9:.4f}%

  Cross-checks: CHK1={'PASS' if CHK1_pass else 'FAIL'}, CHK2={'PASS' if CHK2_pass else 'FAIL'}, CHK3={'PASS' if CHK3_pass else 'FAIL'}

  GATE: S77-B3-FCONV-FSTAR: {gate_verdict}
  {gate_detail}
""")

t_total = time.time() - t_start  # (local)
print(f"  Total runtime: {t_total:.1f}s")
